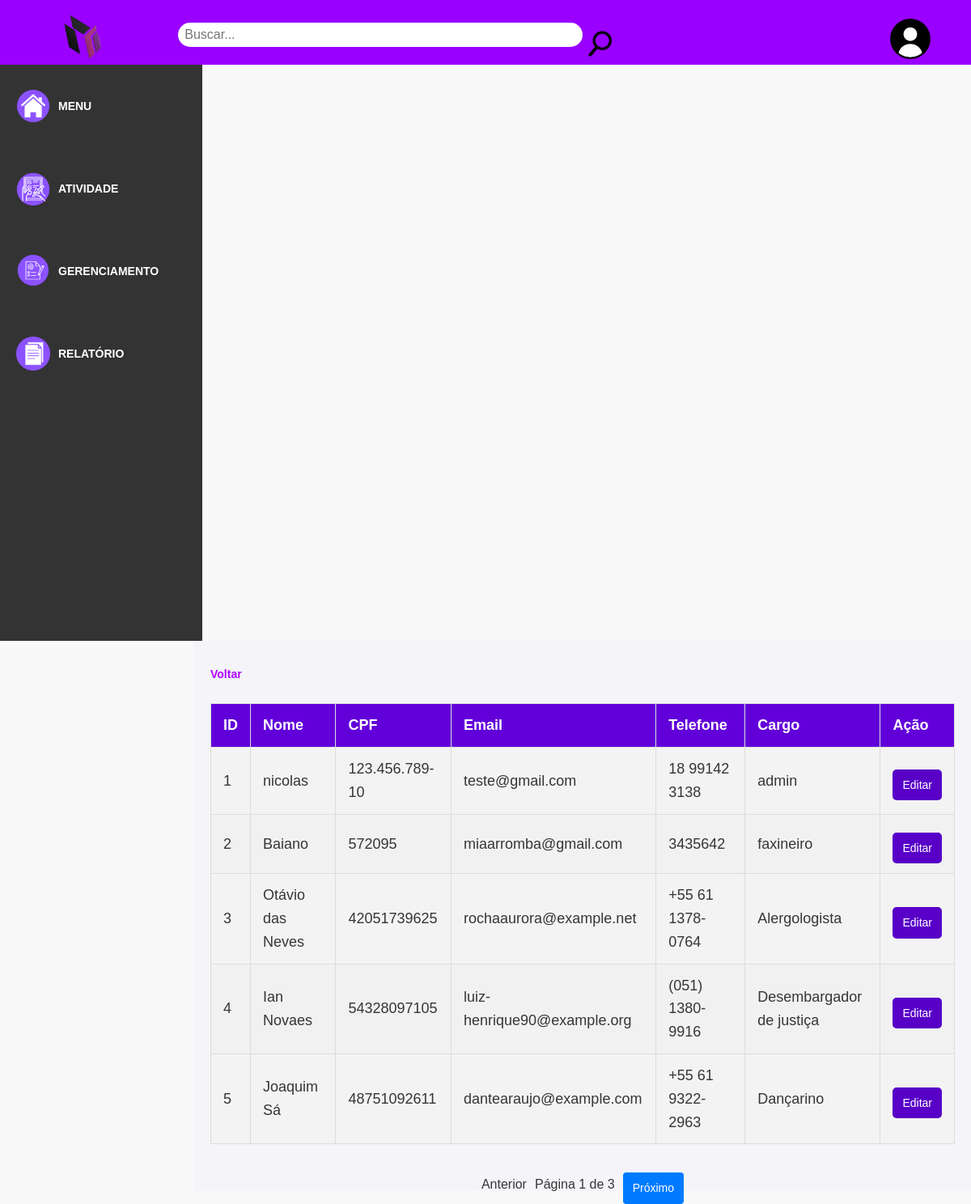
The page /funcionario/lista on the database its author committed.
### models.py (models this page shows, shortened)
class Funcionario(Base):
    __tablename__ = 'FUNCIONARIO'
    id_funcionario = Column(Integer, primary_key=True)
    nome_funcionario = Column(String(40), nullable=False, index=True)
    cpf_funcionario = Column(String(14), nullable=False, unique=True, index=True)
    email_funcionario = Column(String(80), nullable=False, unique=True, index=True)
    cargo_funcionario = Column(String(30), nullable=False)
    telefone_funcionario = Column(String, nullable=False, default="Não informado")
    movimentacoes = relationship('Movimentacao', back_populates='funcionario')
    def serialize(self):
        return {
            'id': self.id_funcionario,
            'nome': self.nome_funcionario,
            'cpf': self.cpf_funcionario,
            'email': self.email_funcionario,
            'cargo': self.cargo_funcionario,
            'telefone': self.telefone_funcionario,
        }

### app.py (the view)
@app.route('/funcionario/lista', methods=['GET'])
def listar_funcionarios():
    page = request.args.get('page', 1, type=int)
    items_per_page = 5
    consulta_query = select(Funcionario)
    funcionarios = db_session.execute(consulta_query).scalars().all()
    total_items = len(funcionarios)
    total_pages = (total_items + items_per_page - 1) // items_per_page
    start = (page - 1) * items_per_page
    end = start + items_per_page
    pagination = funcionarios[start:end]
    funcionarios_serializados = [funcionario.serialize() for funcionario in pagination]
    return render_template(
        'consultar_funcionario.html',
        funcionarios=funcionarios_serializados,
        page=page,
        total_pages=total_pages
    )

### templates/consultar_funcionario.html
{% extends 'base.html' %}
{% block conteudo %}
<a href="{{ url_for('funcionarios') }}" class="btn"><strong>Voltar</strong></a>
    <table class="styled-table">
        <thead>
            <tr>
                <th>ID</th>
                <th>Nome</th>
                <th>CPF</th>
                <th>Email</th>
                <th>Telefone</th>
                <th>Cargo</th>
                <th>Ação</th>
            </tr>
        </thead>
        <tbody>
            {% for funcionario in funcionarios %}
            <tr>
                <td>{{ funcionario.id }}</td>
                <td>{{ funcionario.nome }}</td>
                <td>{{ funcionario.cpf }}</td>
                <td>{{ funcionario.email }}</td>
                <td>{{ funcionario.telefone }}</td>
                <td>{{ funcionario.cargo }}</td>
                <td><a Class="btn-edit" href="{{ url_for('editar_funcionario', id=funcionario['id'])}}">Editar</a></td>
            </tr>
            {% endfor %}
        </tbody>
    </table>
    <div class="pagination">
        {% if page > 1 %}
            <a href="{{ url_for('listar_funcionarios', page=page-1) }}" class="btn">Anterior</a>
        {% else %}
            <span class="disabled">Anterior</span>
        {% endif %}
        <span>Página {{ page }} de {{ total_pages }}</span>
        {% if page < total_pages %}
            <a href="{{ url_for('listar_funcionarios', page=page+1) }}" class="btn">Próximo</a>
        {% else %}
            <span class="disabled">Próximo</span>
        {% endif %}
    </div>
{% endblock %}

### static/css/base.css (style rules this page uses)
* { margin: 0; padding: 0; font-family: Arial, Helvetica, sans-serif; box-sizing: border-box; }
body { line-height: 1.6; color: #363636; background-color: #f9f9f9; }
.pagination { display: flex; justify-content: center; gap: 10px; margin-top: 20px; }
.pagination { text-align: center; margin-top: 40px; font-size: 1rem; }
a { text-decoration: none; color: #ad00ff; font-size: 14px; margin-top: 10px; display: block; }
.pagination { display: flex; justify-content: center; align-items: center; margin: 20px 0; list-style: none; padding: 0; }
.pagination a { display: inline-block; padding: 8px 12px; font-size: 14px; text-decoration: none; background-color: #007bff; color: white; border-radius: 4px; transition: background-color 0.3s, color 0.3s; }
.styled-table { width: 100%; border-collapse: collapse; margin: 25px 0; font-size: 18px; text-align: left; border: 1px solid #ddd; }
.styled-table thead tr { background-color: #6200da; color: #ffffff; text-align: left; font-weight: bold; }
.styled-table th, .styled-table td { padding: 12px 15px; border: 1px solid #ddd; }
.styled-table tbody tr { background-color: #f3f3f3; }
.styled-table tbody tr:nth-child(even) { background-color: #f1f1f1; }
.btn-edit { text-decoration: none; color: #ffffff; background-color: #5800c7; padding: 8px 12px; border-radius: 5px; font-size: 14px; transition: background-color 0.3s; }

### rows shown on the page
Funcionario: id "1", nome "nicolas", cpf "123.456.789-10", email "teste@gmail.com", telefone "18 99142 3138", cargo "admin"
Funcionario: id "2", nome "Baiano", cpf "572095", email "miaarromba@gmail.com", telefone "3435642", cargo "faxineiro"
Funcionario: id "3", nome "Otávio das Neves", cpf "42051739625", email "rochaaurora@example.net", telefone "+55 61 1378-0764", cargo "Alergologista"
Funcionario: id "4", nome "Ian Novaes", cpf "54328097105", email "luiz-henrique90@example.org", telefone "(051) 1380-9916", cargo "Desembargador de justiça"
Funcionario: id "5", nome "Joaquim Sá", cpf "48751092611", email "dantearaujo@example.com", telefone "+55 61 9322-2963", cargo "Dançarino"

### other values the page prints
{{ page }} "1"
{{ total_pages }} "3"
